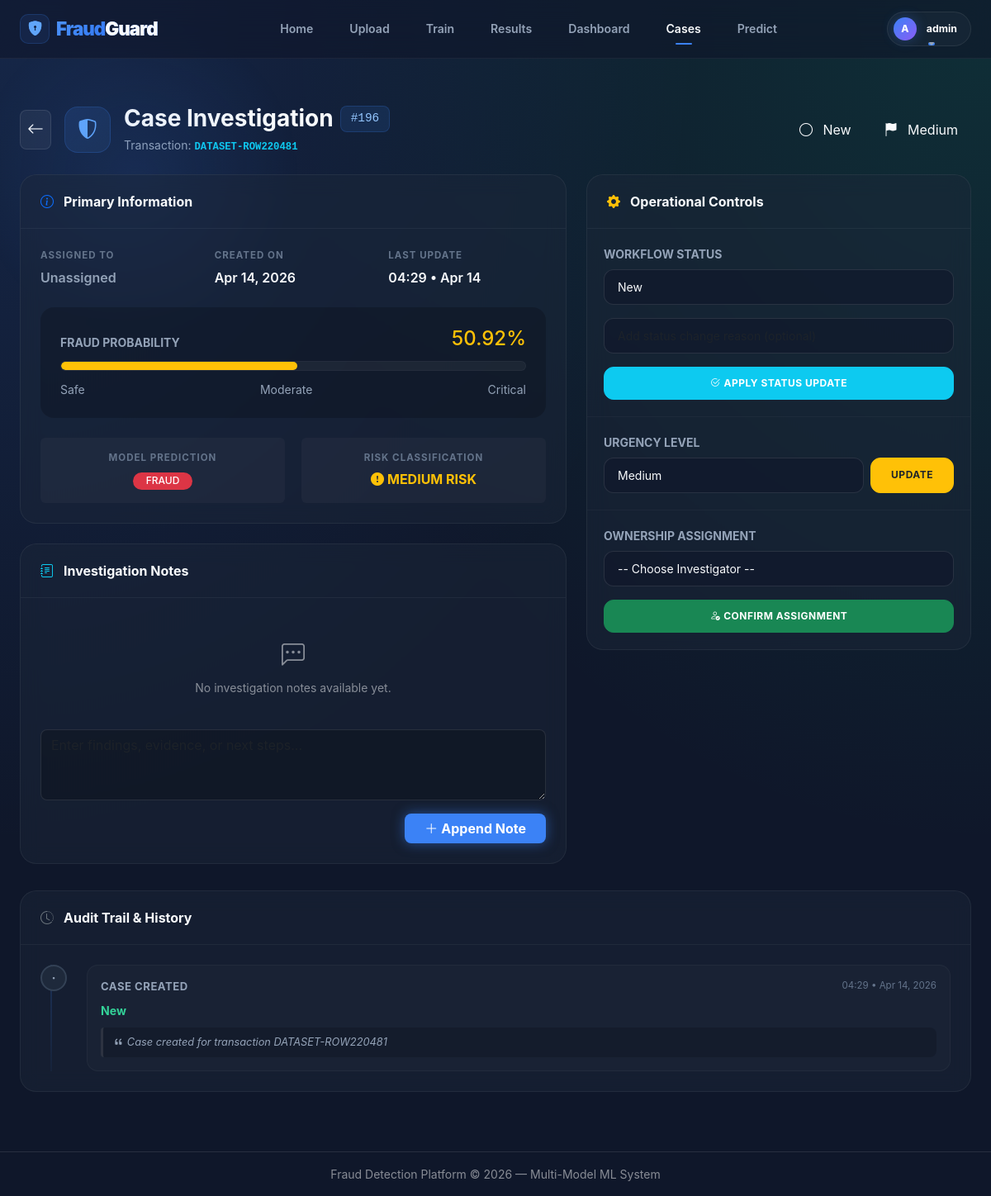
/cases/196 (signed in), run on the app's committed database.
### src/database.py (models this page shows, shortened)
class User(UserMixin, db.Model):
    __tablename__ = 'users'
    id = db.Column(db.Integer, primary_key=True)
    username = db.Column(db.String(50), unique=True, nullable=False)
    password_hash = db.Column(db.String(256), nullable=False)
    role = db.Column(db.String(20), nullable=False, default='investigator')
    department = db.Column(db.String(50), nullable=True)
    created_at = db.Column(db.DateTime, default=datetime.utcnow)

class FraudCase(db.Model):
    __tablename__ = 'fraud_cases'
    id = db.Column(db.Integer, primary_key=True)
    transaction_ref = db.Column(db.String(100), nullable=False)
    fraud_probability = db.Column(db.Float, nullable=False)
    predicted_label = db.Column(db.Integer, nullable=False)
    priority = db.Column(db.String(20), nullable=False, default='Medium')
    assigned_owner = db.Column(db.String(100), nullable=True)
    status = db.Column(db.String(30), nullable=False, default='New')
    created_at = db.Column(db.DateTime, default=datetime.utcnow)
    updated_at = db.Column(db.DateTime, default=datetime.utcnow)
    notes = db.Column(db.Text, nullable=True)
    audit_logs = db.relationship(
        'CaseAuditLog',
        backref='case',
        lazy=True,
        cascade='all, delete-orphan',
    )

class CaseAuditLog(db.Model):
    __tablename__ = 'case_audit_log'
    id = db.Column(db.Integer, primary_key=True)
    case_id = db.Column(db.Integer, db.ForeignKey('fraud_cases.id'), nullable=False)
    action = db.Column(db.String(100), nullable=False)
    old_value = db.Column(db.String(200), nullable=True)
    new_value = db.Column(db.String(200), nullable=True)
    timestamp = db.Column(db.DateTime, default=datetime.utcnow)
    comment = db.Column(db.Text, nullable=True)

### app.py (the view)
    @app.route('/cases/<int:case_id>')
    @login_required
    def case_detail(case_id):
        fraud_case = db.get_or_404(FraudCase, case_id)
        if current_user.role != 'admin' and fraud_case.assigned_owner != current_user.username:
            flash('You can only view your assigned cases.', 'warning')
            return redirect(url_for('cases'))
        audit_logs = (
            CaseAuditLog.query
            .filter_by(case_id=case_id)
            .order_by(CaseAuditLog.timestamp.desc())
            .all()
        )
        all_users = User.query.all()
        return render_template(
            'case_detail.html',
            case=fraud_case,
            audit_logs=audit_logs,
            statuses=case_manager.VALID_STATUSES,
            priorities=case_manager.VALID_PRIORITIES,
            is_admin=current_user.role == 'admin',
            all_users=all_users,
        )

### templates/case_detail.html (shortened to what this page needs)
{% extends "base.html" %}
{% block content %}
<section class="page-header-case">
  <div class="d-flex align-items-center justify-content-between flex-wrap gap-3">
    <div class="d-flex align-items-center gap-3">
      <a href="{{ url_for('cases') }}" class="btn btn-glass p-2" title="Back to Cases">
        <i class="bi bi-arrow-left fs-5"></i>
      </a>
      <div class="page-title-icon">
        <i class="bi bi-shield-shaded"></i>
      </div>
      <div>
        <div class="d-flex align-items-center gap-2 mb-1">
          <h3 class="fw-bold mb-0">Case Investigation</h3>
          <span class="case-id-badge">#{{ case.id }}</span>
        </div>
        <p class="text-muted mb-0 small">Transaction: <code class="text-info fw-bold">{{ case.transaction_ref }}</code></p>
      </div>
    </div>
    <div class="d-flex gap-2">
      <span class="status-badge status-{{ case.status | lower | replace(' ', '-') }} px-3 py-2">
        <i class="bi
          {% if case.status == 'New' %}bi-circle
          {% elif case.status == 'In Review' %}bi-arrow-repeat
          {% elif case.status == 'Escalated' %}bi-arrow-up-circle
          {% elif case.status == 'Resolved' %}bi-check-circle
          {% else %}bi-x-circle{% endif %} me-2"></i>
        {{ case.status }}
      </span>
      <span class="status-badge priority-{{ case.priority | lower }} px-3 py-2">
        <i class="bi bi-flag-fill me-2"></i>
        {{ case.priority }}
      </span>
    </div>
  </div>
</section>
<div class="row g-4">
  <div class="col-lg-7">
    <div class="case-card">
      <div class="case-card-header">
        <i class="bi bi-info-circle text-primary"></i>Primary Information
      </div>
      <div class="detail-grid">
        <div class="detail-item">
          <div class="lbl">Assigned To</div>
          <div class="val">
            {% if case.assigned_owner %}
              <span class="text-success"><i class="bi bi-person-check me-1"></i>{{ case.assigned_owner }}</span>
            {% else %}
              <span class="text-muted italic">Unassigned</span>
            {% endif %}
          </div>
        </div>
        <div class="detail-item">
          <div class="lbl">Created On</div>
          <div class="val small">{{ case.created_at.strftime('%b %d, %Y') if case.created_at else '—' }}</div>
        </div>
        <div class="detail-item">
          <div class="lbl">Last Update</div>
          <div class="val small">{{ case.updated_at.strftime('%H:%M • %b %d') if case.updated_at else '—' }}</div>
        </div>
      </div>
      <div class="risk-meter-wrap">
        <div class="d-flex justify-content-between align-items-end">
          <div class="lbl text-uppercase small fw-bold text-muted mb-0">Fraud Probability</div>
          <div class="h4 fw-black mb-0 {% if case.fraud_probability >= 0.7 %}text-danger{% elif case.fraud_probability >= 0.3 %}text-warning{% else %}text-success{% endif %}">
            {{ (case.fraud_probability * 100) | round(2) }}%
          </div>
        </div>
        <div class="risk-meter-bar">
          <div class="risk-meter-fill
            {% if case.fraud_probability >= 0.7 %}bg-danger
            {% elif case.fraud_probability >= 0.3 %}bg-warning
            {% else %}bg-success{% endif %}"
            style="width: {{ case.fraud_probability * 100 }}%"></div>
        </div>
        <div class="d-flex justify-content-between small text-muted mt-1">
          <span>Safe</span>
          <span>Moderate</span>
          <span>Critical</span>
        </div>
      </div>
      <div class="detail-grid pt-0">
        <div class="detail-item text-center p-3 rounded" style="background:rgba(255,255,255,0.03);">
          <div class="lbl">Model Prediction</div>
          <div class="val">
            {% if case.predicted_label == 1 %}
              <span class="badge bg-danger px-3">FRAUD</span>
            {% else %}
              <span class="badge bg-success px-3">LEGITIMATE</span>
            {% endif %}
          </div>
        </div>
        <div class="detail-item text-center p-3 rounded" style="background:rgba(255,255,255,0.03);">
          <div class="lbl">Risk Classification</div>
          <div class="val">
            {% if case.fraud_probability >= 0.7 %}
              <span class="text-danger fw-bold"><i class="bi bi-exclamation-triangle-fill me-1"></i>HIGH RISK</span>
            {% elif case.fraud_probability >= 0.3 %}
              <span class="text-warning fw-bold"><i class="bi bi-exclamation-circle-fill me-1"></i>MEDIUM RISK</span>
            {% else %}
              <span class="text-success fw-bold"><i class="bi bi-shield-check me-1"></i>LOW RISK</span>
            {% endif %}
          </div>
        </div>
      </div>
    </div>
    <div class="case-card">
      <div class="case-card-header">
        <i class="bi bi-journal-text text-info"></i>Investigation Notes
      </div>
      <div class="card-body p-4">
        {% if case.notes %}
          <div class="notes-box">{{ case.notes }}</div>
        {% else %}
          <div class="text-center py-4 opacity-50">
            <i class="bi bi-chat-left-dots fs-3 mb-2 d-block"></i>
            <p class="small mb-0">No investigation notes available yet.</p>
          </div>
        {% endif %}
        <form method="POST" action="{{ url_for('update_case', case_id=case.id) }}" class="mt-3">
          <div class="mb-3">
            <textarea name="note" class="form-control" rows="3"
                      placeholder="Enter findings, evidence, or next steps..." required></textarea>
          </div>
          <div class="text-end">
            <button type="submit" class="btn btn-primary fw-bold px-4">
              <i class="bi bi-plus-lg me-1"></i>Append Note
            </button>
          </div>
        </form>
      </div>
    </div>
  </div>
  <div class="col-lg-5">
    <div class="case-card">
      <div class="case-card-header">
        <i class="bi bi-gear-fill text-warning"></i>Operational Controls
      </div>
      <div class="action-panel">
        <label class="small fw-bold text-muted text-uppercase mb-2 d-block">Workflow Status</label>
        <form method="POST" action="{{ url_for('update_case', case_id=case.id) }}">
          <div class="mb-3">
            <select name="status" class="form-select case-select">
              {% for s in statuses %}
              <option value="{{ s }}" {% if s == case.status %}selected{% endif %}>{{ s }}</option>
              {% endfor %}
            </select>
          </div>
          <div class="mb-3">
            <input type="text" name="comment" class="form-control case-input" placeholder="Add status change reason (optional)">
          </div>
          <button type="submit" class="btn btn-info text-white btn-update w-100">
            <i class="bi bi-check2-circle me-1"></i>Apply Status Update
          </button>
        </form>
      </div>
      <div class="action-panel">
        <label class="small fw-bold text-muted text-uppercase mb-2 d-block">Urgency Level</label>
        <form method="POST" action="{{ url_for('update_case', case_id=case.id) }}">
          <div class="d-flex gap-2">
            <select name="priority" class="form-select case-select">
              {% for p in priorities %}
              <option value="{{ p }}" {% if p == case.priority %}selected{% endif %}>{{ p }}</option>
              {% endfor %}
            </select>
            <button type="submit" class="btn btn-warning text-dark btn-update px-4">Update</button>
          </div>
        </form>
      </div>
      <div class="action-panel">
        <label class="small fw-bold text-muted text-uppercase mb-2 d-block">Ownership Assignment</label>
        {% if current_user.role == 'admin' %}
        <form method="POST" action="{{ url_for('update_case', case_id=case.id) }}">
          <div class="mb-3">
            <select name="owner" class="form-select case-select" required>
              <option value="">-- Choose Investigator --</option>
            </select>
          </div>
          <button type="submit" class="btn btn-success btn-update w-100">
            <i class="bi bi-person-check me-1"></i>Confirm Assignment
          </button>
        </form>
        {% endif %}
      </div>
    </div>
  </div>
</div>
<div class="case-card mt-2">
  <div class="case-card-header">
    <i class="bi bi-clock-history text-secondary"></i>Audit Trail & History
  </div>
  <div class="timeline-wrap">
    {% if audit_logs %}
      {% for log in audit_logs %}
      <div class="timeline-node">
        <div class="timeline-icon"
             style="color: {% if log.action == 'status_update' %}#60a5fa{% elif log.action == 'priority_update' %}#fbbf24{% elif log.action == 'assignment' %}#34d399{% else %}#94a3b8{% endif %};">
          <i class="bi
            {% if log.action == 'status_update' %}bi-arrow-repeat
            {% elif log.action == 'priority_update' %}bi-flag
            {% elif log.action == 'assignment' %}bi-person-check
            {% elif log.action == 'note_added' %}bi-journal-plus
            {% else %}bi-dot{% endif %}"></i>
        </div>
        <div class="timeline-content">
          <div class="timeline-header">
            <div class="timeline-action" style="color: {% if log.action == 'status_update' %}#60a5fa{% elif log.action == 'priority_update' %}#fbbf24{% elif log.action == 'assignment' %}#34d399{% else %}#94a3b8{% endif %};">
              {{ log.action | replace('_', ' ') }}
            </div>
            <div class="timeline-date">{{ log.timestamp.strftime('%H:%M • %b %d, %Y') if log.timestamp else '' }}</div>
          </div>
          <div class="timeline-body">
            {% if log.old_value and log.new_value %}
              <div class="change-arrow">
                <span class="val-old">{{ log.old_value }}</span>
                <i class="bi bi-arrow-right text-muted small"></i>
                <span class="val-new">{{ log.new_value }}</span>
              </div>
            {% elif log.new_value %}
              <span class="val-new">{{ log.new_value }}</span>
            {% endif %}
            {% if log.comment %}
              <div class="timeline-comment">
                <i class="bi bi-quote me-1"></i>{{ log.comment }}
              </div>
            {% endif %}
          </div>
        </div>
      </div>
      {% endfor %}
    {% else %}
      <div class="text-center py-5 opacity-50">
        <i class="bi bi-list-task fs-2 mb-2 d-block"></i>
        <p class="mb-0">No audit logs recorded for this case.</p>
      </div>
    {% endif %}
  </div>
</div>
{% endblock %}

### templates/base.html (shortened to what this page needs)
<!DOCTYPE html>
<html lang="en">
<head>
  <link href="https://cdn.jsdelivr.net/npm/bootstrap@5.3.0/dist/css/bootstrap.min.css" rel="stylesheet" />
  <link href="https://cdn.jsdelivr.net/npm/bootstrap-icons@1.11.1/font/bootstrap-icons.css" rel="stylesheet" />
  <link href="{{ url_for('static', filename='css/style.css') }}" rel="stylesheet" />
</head>
<body>
<nav class="navbar navbar-expand-lg navbar-dark sticky-top">
  <div class="container-fluid px-4">
    <a class="navbar-brand" href="{{ url_for('index') }}">
      <div class="brand-icon-wrapper" style="background: rgba(59, 130, 246, 0.1); width: 36px; height: 36px; border-radius: 10px; display: flex; align-items: center; justify-content: center; border: 1px solid rgba(59, 130, 246, 0.2);">
        <i class="bi bi-shield-lock-fill" style="font-size: 1.1rem; color: #60a5fa; -webkit-text-fill-color: initial;"></i>
      </div>
      <span>Fraud<span style="color: #f8fafc; -webkit-text-fill-color: initial;">Guard</span></span>
    </a>
    <div class="collapse navbar-collapse" id="mainNav">
      <ul class="navbar-nav mx-auto mb-2 mb-lg-0 gap-1">
        <li class="nav-item">
          <a class="nav-link {% if request.endpoint == 'index' %}active{% endif %}" href="{{ url_for('index') }}">Home</a>
        </li>
        <li class="nav-item">
          <a class="nav-link {% if request.endpoint == 'upload' %}active{% endif %}" href="{{ url_for('upload') }}">Upload</a>
        </li>
        <li class="nav-item">
          <a class="nav-link {% if request.endpoint == 'train' %}active{% endif %}" href="{{ url_for('train') }}">Train</a>
        </li>
        <li class="nav-item">
          <a class="nav-link {% if request.endpoint == 'results' %}active{% endif %}" href="{{ url_for('results') }}">Results</a>
        </li>
        <li class="nav-item">
          <a class="nav-link {% if request.endpoint == 'dashboard' %}active{% endif %}" href="{{ url_for('dashboard') }}">Dashboard</a>
        </li>
        <li class="nav-item">
          <a class="nav-link {% if 'case' in (request.endpoint or '') %}active{% endif %}" href="{{ url_for('cases') }}">Cases</a>
        </li>
        <li class="nav-item">
          <a class="nav-link {% if request.endpoint == 'predict_single' %}active{% endif %}" href="{{ url_for('predict_single') }}">Predict</a>
        </li>
      </ul>
      <div class="d-flex align-items-center">
        {% if current_user and current_user.is_authenticated %}
        <div class="dropdown">
          <a class="nav-link dropdown-toggle user-pill"
             href="#" id="userDropdown" role="button" data-bs-toggle="dropdown">
            <div class="user-avatar-sm">
              {{ current_user.username[0] | upper }}
            </div>
            <span class="small fw-bold text-white">{{ current_user.username }}</span>
          </a>
        </div>
        {% else %}
        <a class="btn btn-primary px-4 py-2 rounded-pill fw-bold small" href="{{ url_for('login') }}">
          <i class="bi bi-box-arrow-in-right me-2"></i>Sign In
        </a>
        {% endif %}
      </div>
    </div>
  </div>
</nav>
<div class="container-fluid px-4 pt-3">
</div>
<main class="container-fluid px-4 pb-5">
  {% block content %}{% endblock %}
</main>
<footer class="footer py-3 bg-dark text-center text-white-50 small">
  Fraud Detection Platform &copy; 2026 &mdash; Multi-Model ML System
</footer>
</body>
</html>

### data on the page
User: username "A", username "admin"
FraudCase: id "196", transaction_ref "DATASET-ROW220481", status "New", priority "Medium", created_at "Apr 14, 2026", updated_at "04:29 • Apr 14", (case.fraud_probability*100)|round(2) "50.92"
CaseAuditLog: action "CASE CREATED", timestamp "04:29 • Apr 14, 2026", new_value "New", comment "Case created for transaction DATASET-ROW220481"
